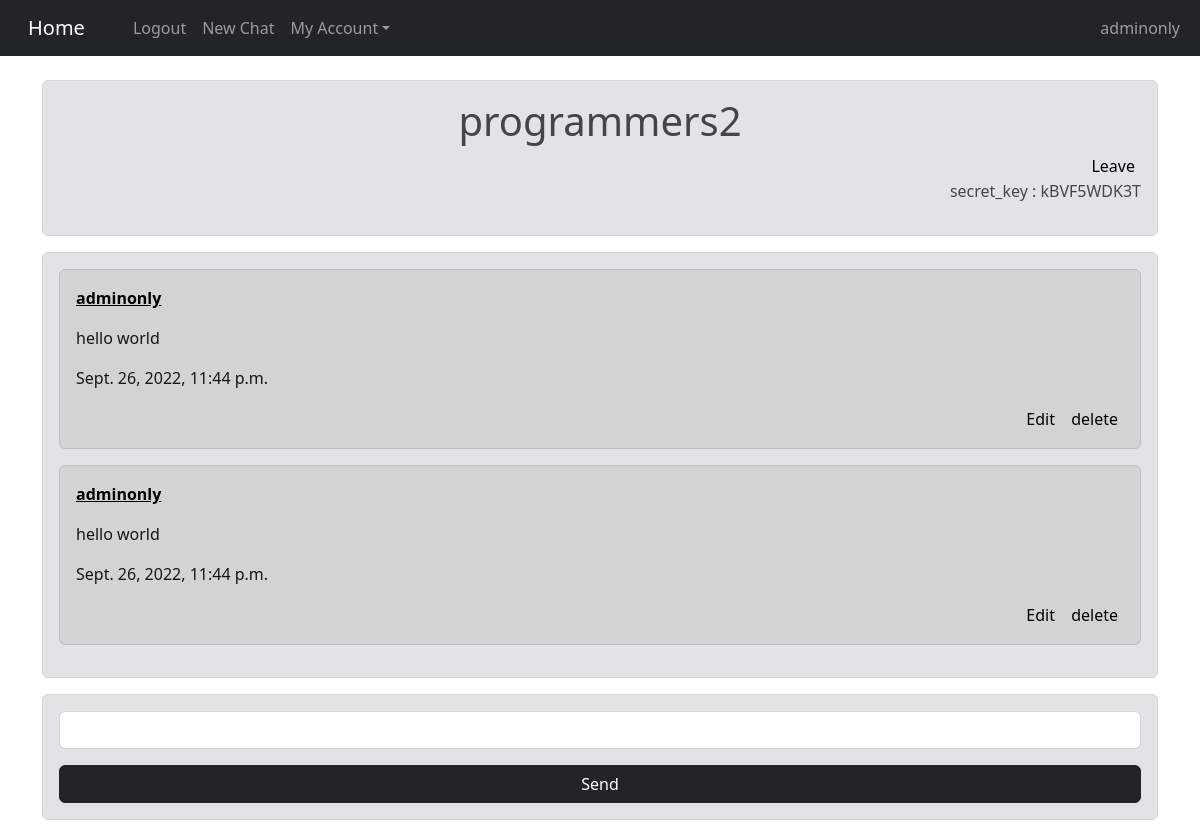
Page /chat/31 (signed in) on the committed database.
### chat/models.py (models this page shows, shortened)
class RoomChat(models.Model):
	room_name = models.CharField(max_length=100,unique=True)
	secret_key = models.CharField(max_length=16,null=True,blank=True)
	user = models.ManyToManyField(User,related_name='users')
	room_url = models.SlugField(max_length=100,null=True,blank=True)
	def __str__(self):
		return self.room_name

class Message(models.Model):
	user= models.ForeignKey(User,on_delete=models.CASCADE,null=True,blank=True)
	body = models.TextField()
	chat_channel = models.ForeignKey(RoomChat,on_delete=models.CASCADE)
	date= models.DateTimeField(default=datetime.now)

### chat/views.py (the view)
# urls.py: path('chat/<int:id>',ChatView,name='chat'),
@login_required
def ChatView(request,id):
	chat =RoomChat.objects.get(id=id)
	messages =  Message.objects.filter(chat_channel=chat)
	if request.method == "POST":
		form= MessageForm(request.POST)
		if form.is_valid():
			myform =form.save(commit=False)
			myform.user= request.user
			myform.body =encryption_text(myform.body)
			myform.chat_channel=chat
			myform.save()
			return redirect(reverse('chat',args=[chat.id]))
	else:
		form=MessageForm()
	if 'leave' in request.GET:
		chat.user.remove(request.user)
		return redirect(reverse('home'))
	context={
	'chat':chat,
	'form':form,
	'chat_messages':messages
	}
	return render(request,'chat.html',context)

### chat/forms.py
class MessageForm(forms.ModelForm):
	body = forms.CharField(label='',widget=forms.TextInput(attrs={'class':'form-control'}))
	class Meta:
		model= Message
		fields = ['body']

### chat/templatetags/lower_filter.py (called while the page is built)
@register.filter()
def dencryption_text(text):
    enc_chars= "abcdefghijklmnopqrstuvwxyzABCDEFGHIJKLMNOPQRSTUVWXYZ0123456789 "
    denc_chars="bcdefghijklmnopqrstuvwxyzaBCDEFGHIJKLMNOPQRSTUVWXYZA1234567890 "
    enc_text= ''
    for char in text:
        if char not in enc_chars:
            enc_text+=char
        else:
            index = denc_chars.index(char)
            enc_text +=enc_chars[index]
    return enc_text

@register.filter()
def checking(id,id2):
    chat =RoomChat.objects.get(id=id)
    boolean = False
    if chat.user.filter(id=id2):
        boolean=True
    return boolean

### chat/templates/chat.html (shortened to what this page needs)
{% extends 'base.html' %}
{% block content %}
{% load lower_filter %}
<br>
{% if chat.id|checking:user.id %}
<div class=" alert alert-secondary">
    <h1 class="text-center" >{{chat}}
      </h1>
<form method="get" dir="rtl">
  <button type="submit" style="border: none;
    background: none;" name="leave" >Leave</button>
  <p>secret_key : {{chat.secret_key}}</p> </form>
    </div>
<div class="alert alert-secondary" style="min-height:75px;">
{% for message in chat_messages %}
<div class="alert alert-dark" >
<p><strong><a href="{% url 'profile' message.user.id %}" style="color:black;">{{message.user}}</a></strong></p>
<p>{{message.body|dencryption_text}}</p>
<p>{{message.date}}</p>
{% if user.id == message.user.id %}
<form method="POST" dir="rtl" action="{% url 'delete' chat.id message.id %}" >
  <button style="border:none; background:none;" type="submit" name="delete" >delete</button>
  <button style="border:none; background:none;" type="submit"><a style="text-decoration:none; color:black;" href="{% url 'edit' chat.id message.id %}">Edit</a></button>
</form>
{% endif %}
</div>
{% endfor %}
</div>
<form class="alert alert-secondary" method='post' >
  {{form.as_p}}
        <div class="d-grid gap-2">
      <button class="btn btn-dark" type="submit" >Send</button>
    </div>
</form>
{% else %}
<h1 class=" alert alert-secondary">
  sorry !You are not allowed to this page !
</h1>
{% endif %}
{% endblock content %}

### templates/base.html (shortened to what this page needs)
<!doctype html>
  {% load static %}
<html lang="ar" dir="ltr">
  <head>
    <link rel="stylesheet" href="https://cdn.jsdelivr.net/npm/bootstrap@5.2.0-beta1/dist/css/bootstrap.rtl.min.css">
  </head>
  <body>
<nav class= "navbar-expand-lg navbar navbar-dark bg-dark">
  <div class="container-fluid">
    <a class="navbar-brand" href="{% url 'home' %}">Home</a>
    <div class="collapse navbar-collapse" id="navbarSupportedContent">
      <ul class="navbar-nav mo-auto mb-2 mb-lg-0">
        {% if user.is_authenticated %}
           <li class="nav-item">
          <a class="nav-link" href="{% url 'logout' %}">Logout</a>
        </li>
        <li class="nav-item">
          <a class="nav-link" href="{% url 'create_chat' %}">New Chat</a>
        </li>
        <li class="nav-item dropdown">
          <a class="nav-link dropdown-toggle" href="#" id="navbarDropdown" role="button" data-bs-toggle="dropdown" aria-expanded="false">
            My Account
          </a>
        </li>
    {% else %}
                  <li class="nav-item">
          <a class="nav-link" href="{% url 'login' %}">Login</a>
        </li>        <li class="nav-item">
          <a class="nav-link" href="{% url 'register' %}">Register</a>
        </li>
        {% endif %}
      </ul>
      {% if user.is_authenticated %}
      <ul class="navbar-nav me-auto mb-2 mb-lg-0">
        <li class="nav-item">
          <a class="nav-link" href="">{{user}}</a>
        </li>
      </ul>
      {% endif %}
    </div>
  </div>
</nav>
    <div class="container" >
{% block content %}
{% endblock %}
</div>
  </body>
</html>

### rows in the picture
RoomChat: room_name "programmers2", secret_key "kBVF5WDK3T"
Message: user "adminonly", body|dencryption_text "hello world", date "Sept. 26, 2022, 11:44 p.m.", shows "delete"
Message: user "adminonly", body|dencryption_text "hello world", date "Sept. 26, 2022, 11:44 p.m.", shows "delete"

### other values in the picture
{{ user }} "adminonly"
